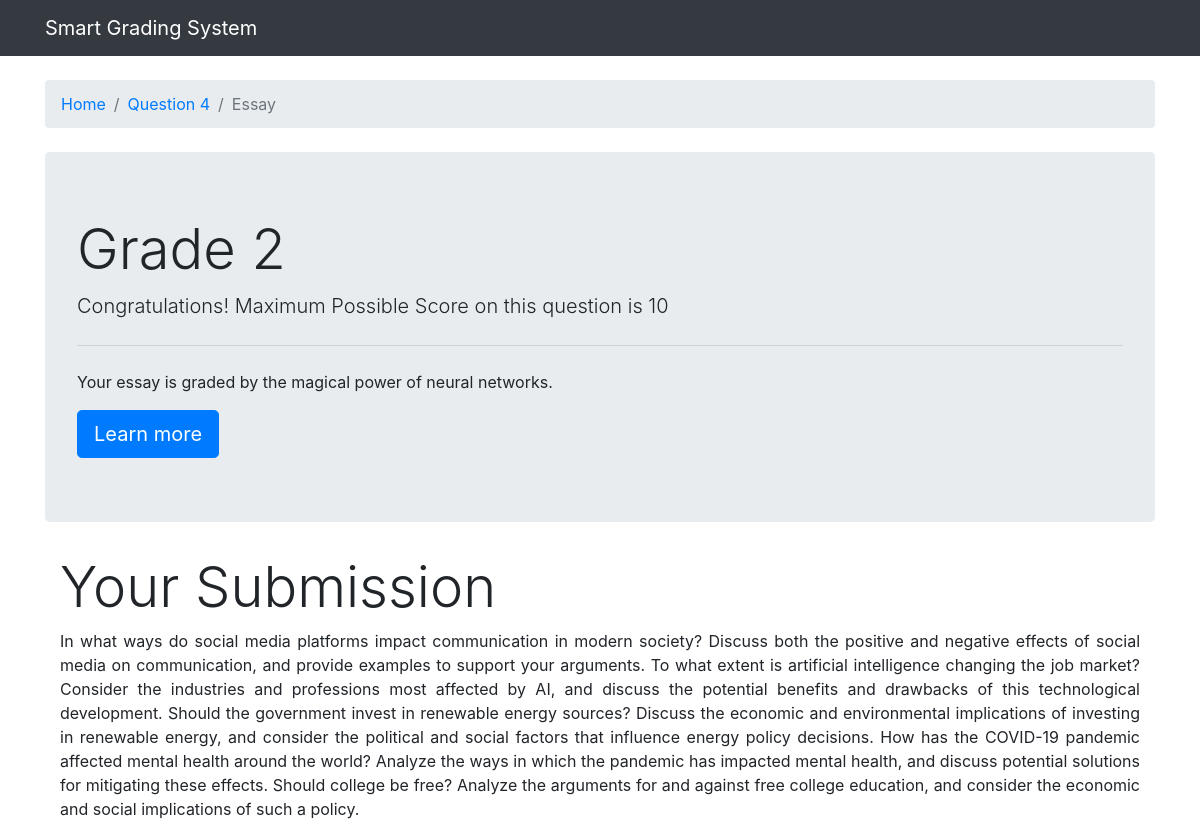
The page /5/essay5/ on the database its author committed.
### grader/models.py (models this page shows, shortened)
class Essay(models.Model):
    question = models.ForeignKey(Question, on_delete=models.CASCADE)
    content = models.TextField(max_length=100000)
    score = models.IntegerField(null=True, blank=True)

class Question(models.Model):
    question_title = models.TextField(max_length=100000)
    set = models.IntegerField(unique=True)
    min_score = models.IntegerField()
    max_score = models.IntegerField()

### grader/views.py (the view)
# urls.py: path('<int:question_id>/essay<int:essay_id>/', views.essay, name='essay'),
def essay(request, question_id, essay_id):
    essay = get_object_or_404(Essay, pk=essay_id)
    context = {
        "essay": essay,
    }
    return render(request, 'grader/essay.html', context)

### grader/templates/grader/essay.html
{% extends 'base.html' %}
{% load widget_tweaks %}
{% block breadcrumb %}
  <li class="breadcrumb-item active"><a href="{% url 'index' %}">Home</a></li>
  <li class="breadcrumb-item active"><a href="{% url 'question' essay.question.set %}">Question {{ essay.question.set }}</a></li>
  <li class="breadcrumb-item active">Essay</li>
{% endblock %}
{% block content %}
    <div class="jumbotron">
        <h1 class="display-4">Grade {{ essay.score }}</h1>
        <p class="lead">Congratulations! Maximum Possible Score on this question is {{ essay.question.max_score }}</p>
        <hr class="my-4">
        <p>Your essay is graded by the magical power of neural networks.</p>
        <a class="btn btn-primary btn-lg" href="#" role="button">Learn more</a>
    </div>
    <div class="container">
            <h2 class="display-4">Your Submission</h2>
            <p class="text-justify">{{ essay.content }}</p>
        </div>
{% endblock %}

### rows shown on the page
Essay: question.set "4", score "2", question.max_score "10", content "In what ways do social media platforms impact communication in modern society? Discuss both the positive and negative effects of social media on communication, and provide examples to support your arguments. To what extent is artificial intelligence changing the job market? Consider the industries and professions most affected by AI, and discuss the potential benefits and drawbacks of this technological development. Should the government invest in renewable energy sources? Discuss the economic and environmental implications of investing in renewable energy, and consider the political and social factors that influence energy policy decisions. How has the COVID-19 pandemic affected mental…"
